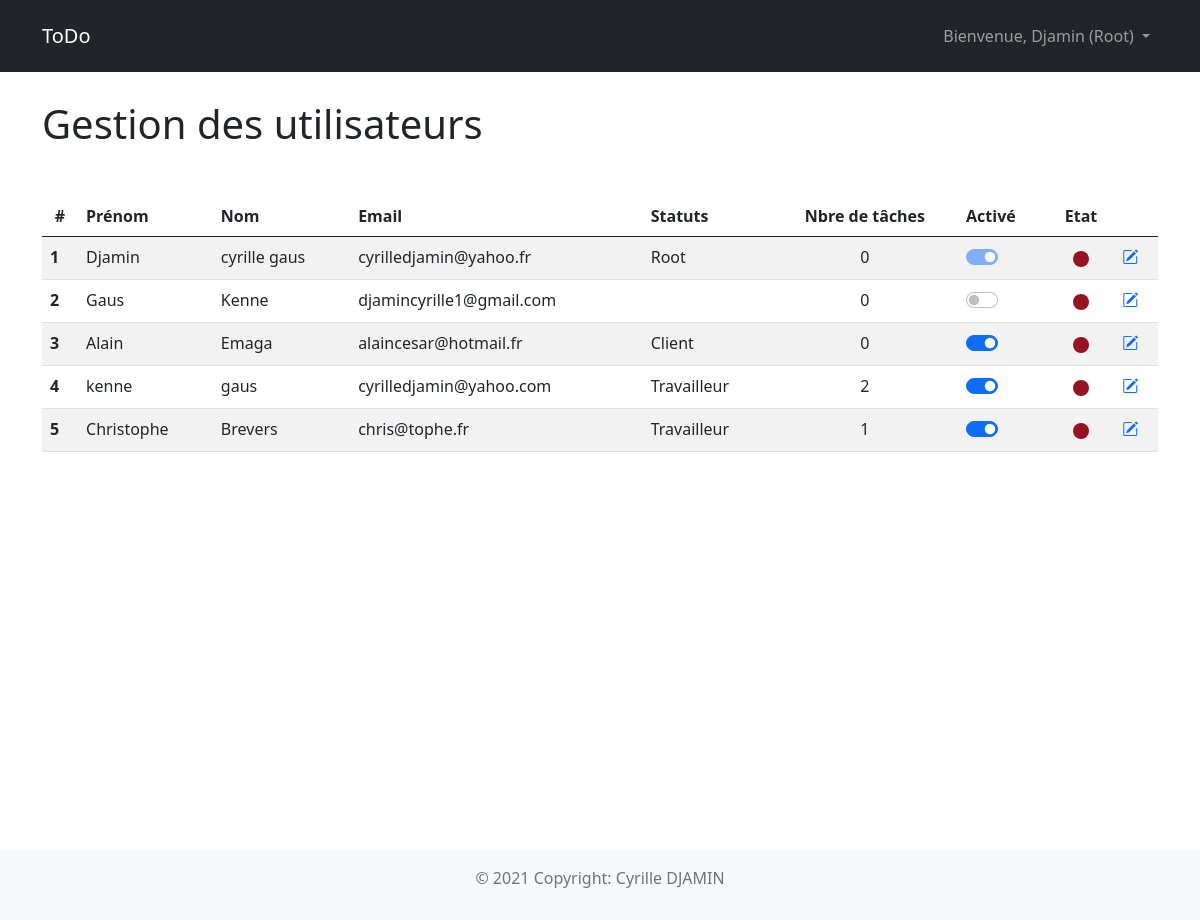
Page /index.php?page=manage_users (signed in) on the committed database.
### tables this page shows
CREATE TABLE IF NOT EXISTS `user` (
  `id` int(11) NOT NULL AUTO_INCREMENT,
  `last_name` varchar(255) NOT NULL,
  `first_name` varchar(255) NOT NULL,
  `email` varchar(255) NOT NULL,
  `phone` varchar(255) NOT NULL,
  `password` varchar(255) NOT NULL,
  `isconnected` enum('Client','Travailleur','Root','Disconnected') NOT NULL DEFAULT 'Disconnected',
  `statuts` varchar(255) NOT NULL,
  `activated` tinyint(1) NOT NULL DEFAULT '0',
  PRIMARY KEY (`id`)
);

### models/db_connection.php (called while the page is built, shortened)
<?php
class Database {
    private static $instance;
    private $_host = 'localhost';
    private $_database = 'djamin-exam';
    private $_username = 'root';
    private $_password = '76416558Gaus';
    private function __construct() {
        try {
            $this->connection = new PDO('mysql:host='.$this->_host.';dbname='.$this->_database.';charset=utf8', $this->_username, $this->_password);
        } catch(Exception $e) {
            die('Erreur : '.$e->getMessage());
        }
    }
    public static function getInstance() {
        if(!self::$instance) {
            self::$instance = new Database();
        }
        return self::$instance;
    }
}

### models/user.php (called while the page is built, shortened)
<?php
function getUsers() {
    $bdd = Database::getInstance();
    try {
        $req = $bdd->connection->prepare("
            SELECT
            U.id,
            U.last_name,
            U.first_name,
            U.email,
            U.phone,
            U.isconnected,
            U.statuts,
            U.activated,
            COUNT(T.id) AS nbre_taches
            FROM user U
            LEFT JOIN tache T ON T.id_utilisateur = U.id
            GROUP BY U.id
        ");
        $req->execute();
        $users = $req->fetchAll();
        return $users;
    } catch(Exception $e) {
        die('Erreur : '.$e->getMessage());
    }
}

### Views/pages/manage_users.php (the view)
<?php include_once(__DIR__ . '/../partials/header.php'); ?>
    <main class='main-content container main-container'>
      <h1>Gestion des utilisateurs</h1>
      <div class="mt-5">
        <table class="table table-striped table-hover">
            <thead>
                <tr>
                    <th class="text-center" scope="col">#</th>
                    <th scope="col">Prénom</th>
                    <th scope="col">Nom</th>
                    <th scope="col">Email</th>
                    <th scope="col">Statuts</th>
                    <th class="text-center" scope="col">Nbre de tâches</th>
                    <th scope="col">Activé</th>
                    <th class="text-center" scope="col">Etat</th>
                    <th></th>
                </tr>
            </thead>
            <tbody>
                <?php foreach($users as $index=>$user): ?>
                <tr>
                    <th scope="row"><?= $index + 1 ?></th>
                    <td><?= $user["first_name"] ?></td>
                    <td><?= $user["last_name"] ?></td>
                    <td><?= $user["email"] ?></td>
                    <td><?= implode(" - ", unserialize($user["statuts"])) ?></td>
                    <td class="text-center"><?= $user['nbre_taches'] ?></td>
                    <td>
                        <div class="form-check form-switch">
                            <input class="form-check-input" data-host="<?= HOST_URL ?>" onchange="activerUtilisateur(this, <?= $user['id'] ?>)" type="checkbox" name="activer_user_<?= $user['id'] ?>" id="id_activer_user_<?= $user['id'] ?>" <?php  if ($_SESSION['user']['id'] == $user["id"]) { echo "checked disabled"; } else { if ($user["activated"] == 1) { echo "checked"; } } ?> />
                        </div>
                    </td>
                    <td class="text-center">
                        <svg xmlns="http://www.w3.org/2000/svg" width="16" height="16" fill="<?= $user['isconnected'] == 'Disconnected' ? '#961320' : 'green' ?>" class="bi bi-circle-fill" viewBox="0 0 16 16">
                            <circle cx="8" cy="8" r="8"></circle>
                        </svg>
                    </td>
                    <td>
                        <a href="index.php?page=user_edit&user_id=<?= $user["id"] ?>">
                            <i class="bi bi-pencil-square"></i>
                        </a>
                    </td>
                </tr>
                <?php endforeach; ?>
            </tbody>
        </table>
      </div>
    </main>
<?php include_once(__DIR__ . '/../partials/footer.php'); ?>

### index.php (shortened to what this page needs)
<?php
include_once('Models/db_connection.php');
if (!isset($_GET['page']) OR $_GET['page'] == 'index') {
    include_once('Controllers/index.php');
} elseif($_GET['page'] == 'login'){
    include_once('Controllers/login.php');
} elseif($_GET['page'] == 'settings'){
    include_once('Controllers/settings.php');
} elseif($_GET['page'] == 'signup'){
    include_once('Controllers/signup.php');
} elseif($_GET['page'] == 'dashboard'){
    include_once('Controllers/dashboard.php');
} elseif($_GET['page'] == 'manage_users'){
    include_once('Controllers/manage_users.php');
} elseif($_GET['page'] == 'user_edit'){
    include_once('Controllers/user_edit.php');
} elseif($_GET['page'] == 'task_add'){
    include_once('Controllers/task_add.php');
} elseif($_GET['page'] == 'task_delete'){
    include_once('Controllers/task_delete.php');
} elseif($_GET['page'] == 'logout'){
    include_once('Controllers/logout.php');
}
else {
    header('Location: index.php');
}

### controllers/manage_users.php (shortened to what this page needs)
<?php
include_once('Models/user.php');
if(isset($_SESSION['user'])){
    if ($_SESSION['user']['isconnected'] == 'Root') {
        $users = getUsers();
        include_once('Views/pages/manage_users.php');
    } else {
        header('Location: index.php?page=dashboard');
    }
} else {
    header('Location: index.php?page=login');
}

### Views/partials/header.php (shortened to what this page needs)
<!DOCTYPE html>
<html lang="en">
  <head>
    <link
      href="https://cdn.jsdelivr.net/npm/bootstrap@5.0.1/dist/css/bootstrap.min.css"
      rel="stylesheet"
    />
    <link
      rel="stylesheet"
      href="https://cdn.jsdelivr.net/npm/bootstrap-icons@1.3.0/font/bootstrap-icons.css"
    />
    <link rel="stylesheet" type="text/css" href="./views/css/flatpickr.min.css">
    <link rel="stylesheet" href="./views/css/style.css" />
    <link rel="stylesheet" href="./views/css/chat.css" />
  </head>
  <body class="h-100">
    <nav class="py-3 navbar navbar-expand-lg bg-dark navbar-dark fixed-top">
      <div class="container">
        <a href="index.php?page=index" class="navbar-brand">ToDo</a>
        <div class="collapse navbar-collapse" id="navmenu">
          <ul class="navbar-nav ms-auto">
            <li class="nav-item dropdown">
                <a class="nav-link dropdown-toggle" href="#" id="navbarDarkDropdownMenuLink" role="button" data-bs-toggle="dropdown" aria-expanded="false">
                    Bienvenue,
                    <?php if (isset($_SESSION['user'])): ?>
                        <?= $_SESSION['user']['isconnected'] == 'Root' ? $_SESSION['user']['first_name'] .  " (Root)" : $_SESSION['user']['first_name'] ?>
                    <?php else: ?>
                        <?= "visiteur" ?>
                    <?php endif; ?>
                </a>
            </li>
          </ul>
        </div>
      </div>
    </nav>

### Views/partials/footer.php (shortened to what this page needs)
<footer class="footer mt-auto py-3 bg-light">
      <div class="container text-center">
        <span class="text-muted">© 2021 Copyright: Cyrille DJAMIN</span>
      </div>
    </footer>
  </body>
</html>

### Views/css/style.css (style rules this page uses)
.main-container { padding-top: 100px; }
footer { height: 70px; bottom: 0; width: 100%; }
.main-content { min-height: 850px !important; }

### rows in the picture
user: first_name "Djamin", last_name "cyrille gaus", email "cyrilledjamin@yahoo.fr", statuts "Root", nbre_taches "0", id "☑"
user: first_name "Gaus", last_name "Kenne", email "djamincyrille1@gmail.com", nbre_taches "0"
user: first_name "Alain", last_name "Emaga", email "alaincesar@hotmail.fr", statuts "Client", nbre_taches "0", activated "☑"
user: first_name "kenne", last_name "gaus", email "cyrilledjamin@yahoo.com", statuts "Travailleur", nbre_taches "2", activated "☑"
user: first_name "Christophe", last_name "Brevers", email "chris@tophe.fr", statuts "Travailleur", nbre_taches "1", activated "☑"

### other values in the picture
$_SESSION['user']['first_name'] "Djamin"
